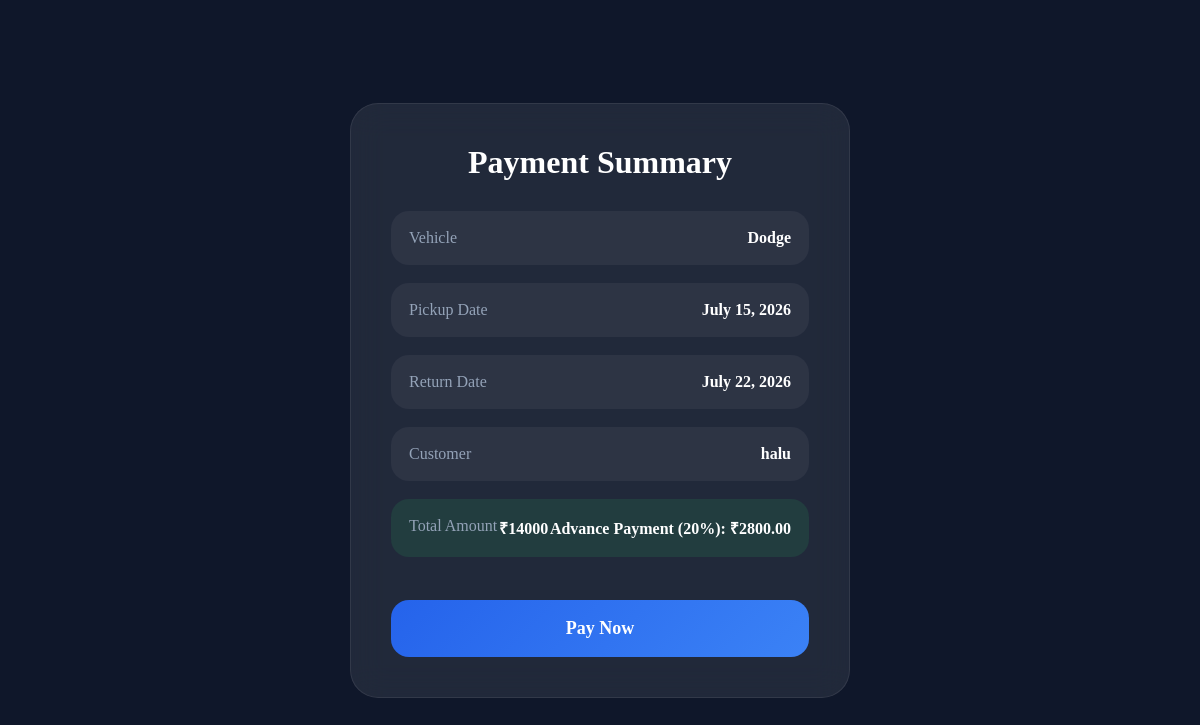
Screenshot of /payment-summary/35/ with the database file from the repository.
### user_app/models.py (models this page shows)
class Booking(models.Model):
    vehicle = models.ForeignKey(
        veh_listing,
        on_delete=models.CASCADE
    )
    user = models.ForeignKey(
        User,
        on_delete=models.CASCADE,
        null=True,
        blank=True
    )
    created_at = models.DateTimeField(auto_now_add=True)
    customer_name = models.CharField(max_length=100)
    customer_phone = models.CharField(max_length=15)
    pickup_date = models.DateField()
    return_date = models.DateField()
    total_price = models.IntegerField()
    Aadhar_number = models.CharField(max_length=20)
    license_number = models.CharField(max_length=20)
    advance_payment = models.DecimalField(max_digits=10, decimal_places=2, null=True, blank=True)
    razorpay_payment_id = models.CharField(
        max_length=200,
        null=True,
        blank=True
    )
    license_image = models.FileField(
        upload_to='license_images/',
        null=True,
        blank=True
    )
    aadhar_image = models.FileField(
        upload_to='aadhar_images/',
        null=True,
        blank=True
    )
    booking_status = models.CharField(
        max_length=30,
        default='Pending'
    )

class veh_listing(models.Model):
    owner = models.ForeignKey(
        User,
        on_delete=models.CASCADE,
        null=True,
        blank=True
    )
    number_plate = models.CharField(max_length=20)
    brand = models.CharField(max_length=50)
    year = models.IntegerField()
    veh_type= [
        ('car', 'Car'),
        ('bike', 'Bike'),
        ('auto', 'Auto'),
        ('heavy vehicle', 'Heavy Vehicle'),
        ('other', 'Other'),
    ]
    type = models.CharField(
        max_length=20,
        choices=veh_type,
        default='car'
    )
    rc = models.ImageField(
        upload_to='rc_images/',
        null=True,
        blank=True
    )
    price_per_day = models.DecimalField(max_digits=10, decimal_places=2)
    location = models.CharField(max_length=100)
    pickup_location = models.CharField(max_length=100)
    is_available = models.BooleanField(default=True)
    is_verified = models.BooleanField(default=False)
    fuel_type = [
        ('petrol', 'Petrol'),
        ('diesel', 'Diesel'),
    ]
    TRANSMISSION_TYPES = [
        ('manual', 'Manual'),
        ('automatic', 'Automatic'),
    ]
    fuel = models.CharField(
        max_length=10,
        choices=fuel_type
    )
    trans = models.CharField(
        max_length=10,
        choices=TRANSMISSION_TYPES
    )
    mileage = models.IntegerField(
    null=True,
    blank=True
)
    image1 = models.FileField(upload_to='vehicle_images/', null=True, blank=True)
    image2 = models.FileField(upload_to='vehicle_images/', null=True, blank=True)
    image3 = models.FileField(upload_to='vehicle_images/', null=True, blank=True)
    image4 = models.FileField(upload_to='vehicle_images/', null=True, blank=True)
    img1 = models.FileField(upload_to='verification_images/', null=True, blank=True)
    img2 = models.FileField(upload_to='verification_images/', null=True, blank=True)
    description = models.TextField()

### user_app/views.py (the view)
# urls.py: path('payment-summary/<int:id>/',views.payment_summary,name='payment_summary'),
def payment_summary(request, id):
    booking = Booking.objects.get(id=id)
    request.session['booking_id'] = id
    return render(request, 'payment_summary.html', {'booking': booking})

### templates/payment_summary.html (shortened to what this page needs)
<!DOCTYPE html>
<html>
<head>
    <link
    rel="stylesheet"
    href="https://cdnjs.cloudflare.com/ajax/libs/font-awesome/6.5.1/css/all.min.css"
    >
</head>
<body>
<div class="payment-card">
    <h1>
        Payment Summary
    </h1>
   <form
action="{% url 'pay' booking.total_price booking.id %}"
method="post">
    <div class="summary-box">
        <span>
            Vehicle
        </span>
        <strong>
            {{ booking.vehicle.brand }}
        </strong>
    </div>
    <div class="summary-box">
        <span>
            Pickup Date
        </span>
        <strong>
            {{ booking.pickup_date }}
        </strong>
    </div>
    <div class="summary-box">
        <span>
            Return Date
        </span>
        <strong>
            {{ booking.return_date }}
        </strong>
    </div>
    <div class="summary-box">
        <span>
            Customer
        </span>
        <strong>
            {{ booking.customer_name }}
        </strong>
    </div>
    <div class="summary-box total">
        <span>
            Total Amount
        </span>
        <strong>
            ₹{{ booking.total_price }}
        </strong>
        <strong>
            Advance Payment (20%): ₹{{ booking.advance_payment }}
        </strong>
    </div>
    <button
    type="submit"
    class="pay-btn">
        Pay Now
    </button>
</form>
</div>
</body>
</html>

### templates/payment_summary.html (style rules this page uses)
* { margin:0; padding:0; box-sizing:border-box; font-family:Poppins; }
body { background:#0f172a; display:flex; justify-content:center; align-items:center; min-height:100vh; color:white; }
.payment-card { width:500px; background:rgba( 255, 255, 255, 0.08 ); padding:40px; border-radius:28px; backdrop-filter:blur(16px); border:1px solid rgba( 255, 255, 255, 0.08 ); }
.payment-card h1 { margin-bottom:30px; text-align:center; }
.summary-box { background:rgba( 255, 255, 255, 0.05 ); padding:18px; border-radius:18px; margin-bottom:18px; display:flex; justify-content:space-between; }
.summary-box span { color:#94a3b8; }
.summary-box strong { color:white; }
.total { background:#22c55e20; }
.pay-btn { width:100%; margin-top:25px; padding:18px; border:none; border-radius:18px; background:linear-gradient( 135deg, #2563eb, #3b82f6 ); color:white; font-size:18px; font-weight:600; cursor:pointer; transition:0.3s; }

### rows the page displays
Booking: vehicle.brand "Dodge", pickup_date "July 15, 2026", return_date "July 22, 2026", customer_name "halu", total_price "14000", advance_payment "2800.00"
